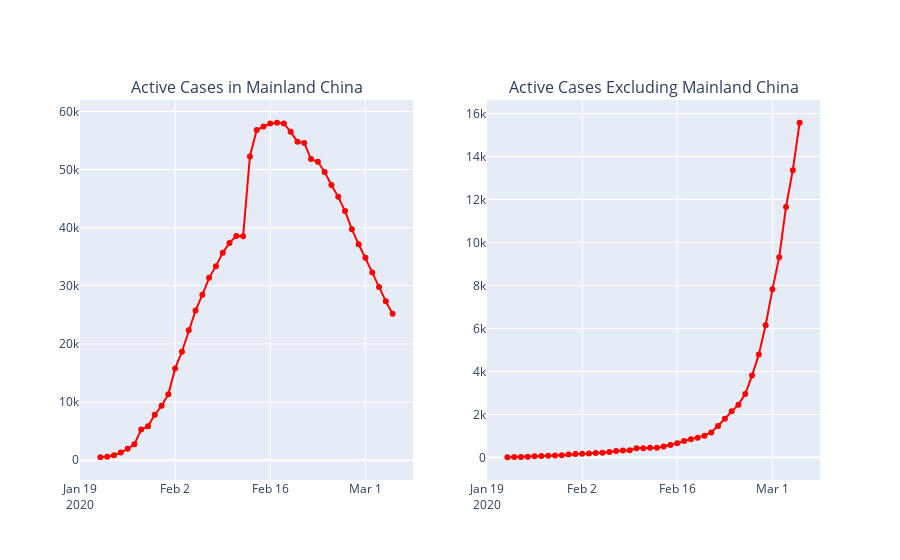

Notebook code for this chart:
### Code cell
fig = make_subplots(rows=1, cols=2,shared_xaxes=True,
                   subplot_titles=('Active Cases in Mainland China','Active Cases Excluding Mainland China'))
fig.add_trace(go.Scatter(x=ActiveCasesChina['Date'],y=ActiveCasesChina['Active Cases'],
                         mode='lines+markers',
                         name='Active Cases',
                         line=dict(color=chartcol,width=2)),
                         row=1,col=1)
fig.add_trace(go.Scatter(x=ActiveCasesExcludingChina['Date'],y=ActiveCasesExcludingChina['Active Cases'],
                         mode='lines+markers',
                         name='Active Cases',
                         line=dict(color=chartcol,width=2)),
                         row=1,col=2)
fig.update_layout(showlegend=False)

### Figure 1 — Plotly figure (JSON) as saved in the notebook; plotly's stock layout.template omitted (floating-point values rounded to 4 significant figures)
{"data": [{"line": {"color": "red", "width": 2}, "mode": "lines+markers", "name": "Active Cases", "type": "scatter", "x": ["2020-01-22T00:00:00", "2020-01-23T00:00:00", "2020-01-24T00:00:00", "2020-01-25T00:00:00", "2020-01-26T00:00:00", "2020-01-27T00:00:00", "2020-01-28T00:00:00", "2020-01-29T00:00:00", "2020-01-30T00:00:00", "2020-01-31T00:00:00", "2020-02-01T00:00:00", "2020-02-02T00:00:00", "2020-02-03T00:00:00", "2020-02-04T00:00:00", "2020-02-05T00:00:00", "2020-02-06T00:00:00", "2020-02-07T00:00:00", "2020-02-08T00:00:00", "2020-02-09T00:00:00", "2020-02-10T00:00:00", "2020-02-11T00:00:00", "2020-02-12T00:00:00", "2020-02-13T00:00:00", "2020-02-14T00:00:00", "2020-02-15T00:00:00", "2020-02-16T00:00:00", "2020-02-17T00:00:00", "2020-02-18T00:00:00", "2020-02-19T00:00:00", "2020-02-20T00:00:00", "2020-02-21T00:00:00", "2020-02-22T00:00:00", "2020-02-23T00:00:00", "2020-02-24T00:00:00", "2020-02-25T00:00:00", "2020-02-26T00:00:00", "2020-02-27T00:00:00", "2020-02-28T00:00:00", "2020-02-29T00:00:00", "2020-03-01T00:00:00", "2020-03-02T00:00:00", "2020-03-03T00:00:00", "2020-03-04T00:00:00", "2020-03-05T00:00:00"], "xaxis": "x", "y": [502, 591, 854, 1318, 1957, 2723, 5262, 5817, 7818, 9356, 11337, 15783, 18654, 22347, 25732, 28445, 31360, 33379, 35668, 37378, 38581, 38504, 52251, 56799, 57391, 57933, 58046, 57938, 56480, 54761, 54543, 51794, 51325, 49569, 47347, 45297, 42856, 39745, 37137, 34838, 32304, 29802, 27335, 25169], "yaxis": "y"}, {"line": {"color": "red", "width": 2}, "mode": "lines+markers", "name": "Active Cases", "type": "scatter", "x": ["2020-01-22T00:00:00", "2020-01-23T00:00:00", "2020-01-24T00:00:00", "2020-01-25T00:00:00", "2020-01-26T00:00:00", "2020-01-27T00:00:00", "2020-01-28T00:00:00", "2020-01-29T00:00:00", "2020-01-30T00:00:00", "2020-01-31T00:00:00", "2020-02-01T00:00:00", "2020-02-02T00:00:00", "2020-02-03T00:00:00", "2020-02-04T00:00:00", "2020-02-05T00:00:00", "2020-02-06T00:00:00", "2020-02-07T00:00:00", "2020-02-08T00:00:00", "2020-02-09T00:00:00", "2020-02-10T00:00:00", "2020-02-11T00:00:00", "2020-02-12T00:00:00", "2020-02-13T00:00:00", "2020-02-14T00:00:00", "2020-02-15T00:00:00", "2020-02-16T00:00:00", "2020-02-17T00:00:00", "2020-02-18T00:00:00", "2020-02-19T00:00:00", "2020-02-20T00:00:00", "2020-02-21T00:00:00", "2020-02-22T00:00:00", "2020-02-23T00:00:00", "2020-02-24T00:00:00", "2020-02-25T00:00:00", "2020-02-26T00:00:00", "2020-02-27T00:00:00", "2020-02-28T00:00:00", "2020-02-29T00:00:00", "2020-03-01T00:00:00", "2020-03-02T00:00:00", "2020-03-03T00:00:00", "2020-03-04T00:00:00", "2020-03-05T00:00:00"], "xaxis": "x2", "y": [8, 14, 25, 35, 53, 61, 78, 90, 102, 136, 158, 170, 178, 201, 216, 252, 302, 320, 333, 426, 426, 450, 453, 507, 580, 658, 763, 841, 918, 1014, 1159, 1461, 1797, 2145, 2455, 2946, 3809, 4794, 6153, 7821, 9318, 11653, 13364, 15572], "yaxis": "y2"}], "layout": {"annotations": [{"font": {"size": 16}, "showarrow": false, "text": "Active Cases in Mainland China", "x": 0.225, "xanchor": "center", "xref": "paper", "y": 1, "yanchor": "bottom", "yref": "paper"}, {"font": {"size": 16}, "showarrow": false, "text": "Active Cases Excluding Mainland China", "x": 0.775, "xanchor": "center", "xref": "paper", "y": 1, "yanchor": "bottom", "yref": "paper"}], "showlegend": false, "xaxis": {"anchor": "y", "domain": [0, 0.45]}, "xaxis2": {"anchor": "y2", "domain": [0.55, 1]}, "yaxis": {"anchor": "x", "domain": [0, 1]}, "yaxis2": {"anchor": "x2", "domain": [0, 1]}}}
